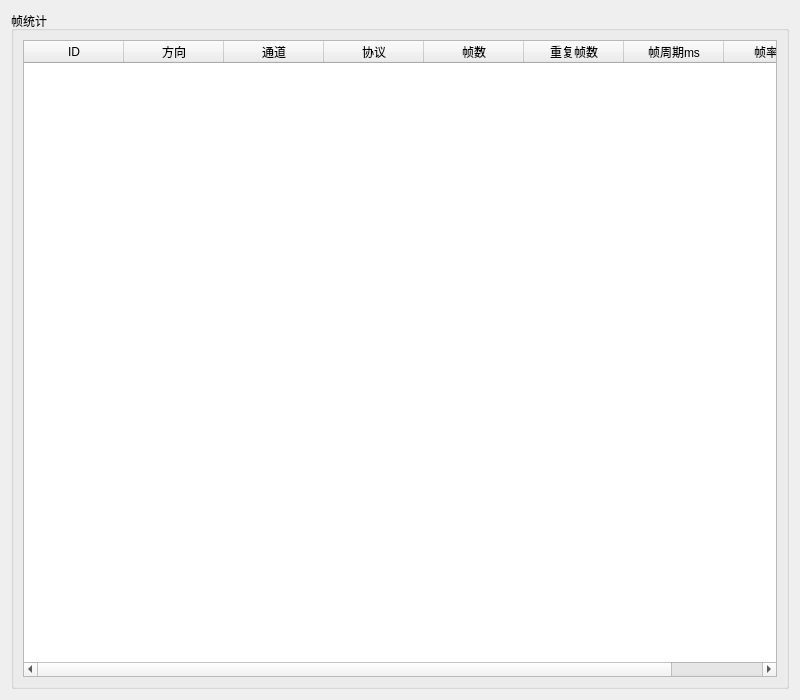
<?xml version="1.0" encoding="UTF-8"?>
<ui version="4.0">
 <class>frame_diagnosis</class>
 <widget class="QWidget" name="frame_diagnosis">
  <property name="geometry">
   <rect>
    <x>0</x>
    <y>0</y>
    <width>800</width>
    <height>700</height>
   </rect>
  </property>
  <property name="windowTitle">
   <string>Form</string>
  </property>
  <layout class="QGridLayout" name="gridLayout">
   <item row="0" column="0">
    <widget class="QGroupBox" name="frame_cnt_groupBox">
     <property name="title">
      <string>帧统计</string>
     </property>
     <layout class="QGridLayout" name="gridLayout_2">
      <item row="0" column="0">
       <widget class="QTableWidget" name="frame_cnt_tableWidget">
        <column>
         <property name="text">
          <string>ID</string>
         </property>
        </column>
        <column>
         <property name="text">
          <string>方向</string>
         </property>
        </column>
        <column>
         <property name="text">
          <string>通道</string>
         </property>
        </column>
        <column>
         <property name="text">
          <string>协议</string>
         </property>
        </column>
        <column>
         <property name="text">
          <string>帧数</string>
         </property>
        </column>
        <column>
         <property name="text">
          <string>重复帧数</string>
         </property>
        </column>
        <column>
         <property name="text">
          <string>帧周期ms</string>
         </property>
        </column>
        <column>
         <property name="text">
          <string>帧率fps</string>
         </property>
        </column>
       </widget>
      </item>
     </layout>
    </widget>
   </item>
  </layout>
 </widget>
 <resources/>
 <connections/>
</ui>
